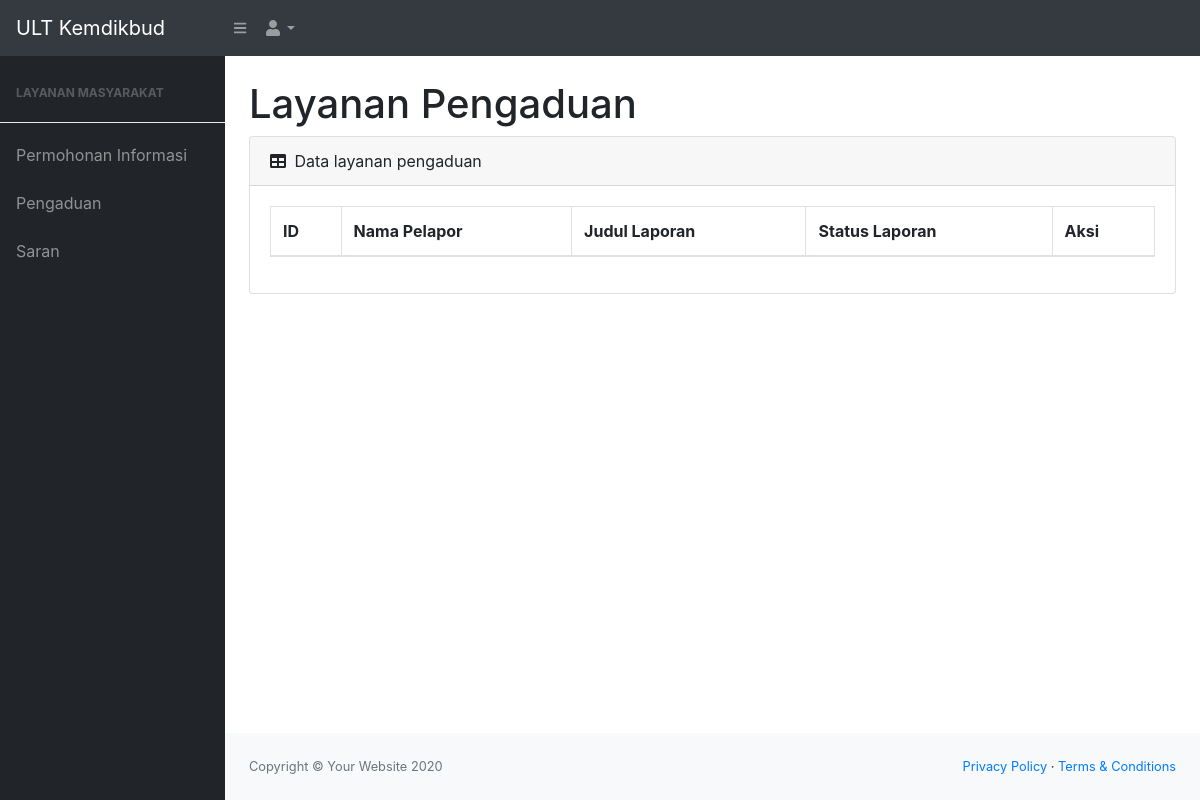
The app's page /index.php/layanan_pengaduan, older data.
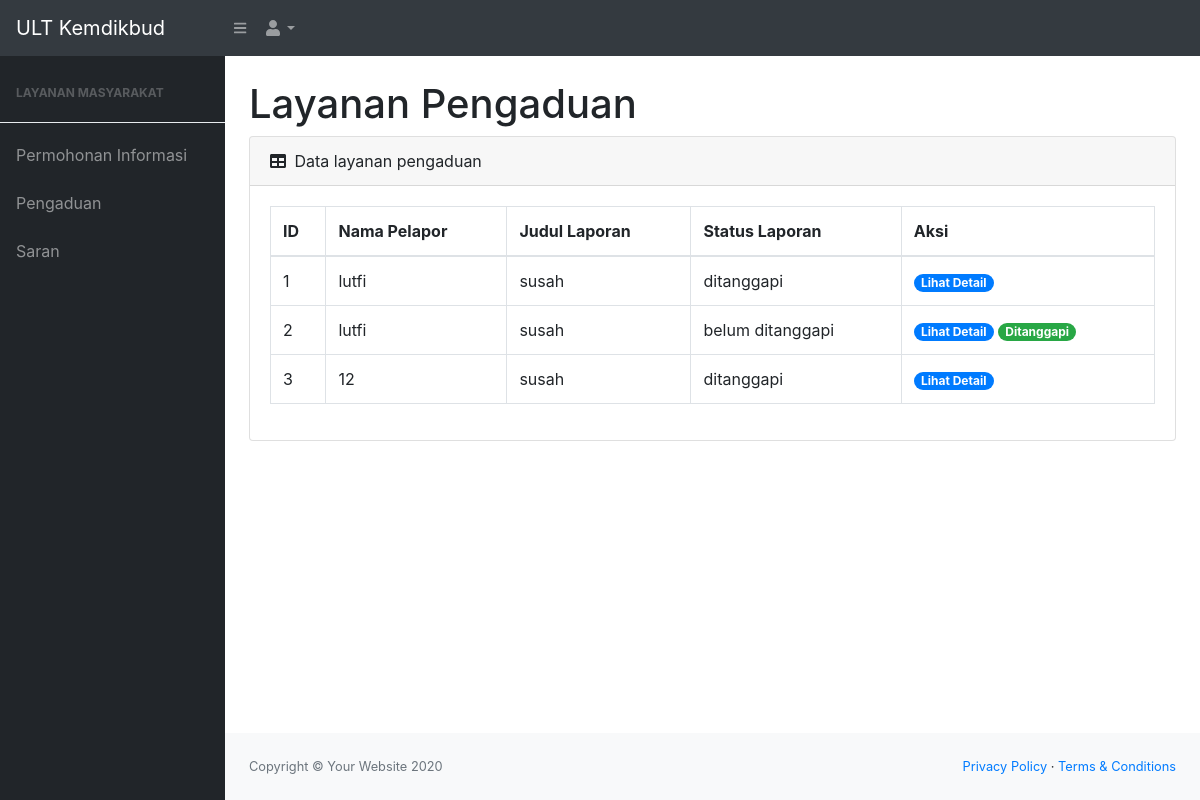
The same page, newer data.
### tables this page shows
CREATE TABLE `laporan` (
  `id_laporan` int(11) NOT NULL,
  `alamat_email` varchar(100) NOT NULL,
  `nama_pelapor` varchar(100) NOT NULL,
  `alamat_rumah` text NOT NULL,
  `nomor_telepon` varchar(15) NOT NULL,
  `nomor_ktp` varchar(30) NOT NULL,
  `profesi` varchar(20) NOT NULL,
  `provinsi` varchar(100) NOT NULL,
  `kabupaten` varchar(100) NOT NULL,
  `kecamatan` varchar(100) NOT NULL,
  `judul_laporan` varchar(100) NOT NULL,
  `redaksi_laporan` text NOT NULL,
  `status_laporan` enum('ditanggapi','belum ditanggapi') NOT NULL
);

### application/controllers/Layanan_pengaduan.php (called while the page is built, shortened)
<?php
class Layanan_pengaduan extends CI_Controller
{
    public function __construct()
    {
        $this->load->library('form_validation');
        $this->load->model('Layanan_pengaduan_model');
    }
    public function index()
    {
        $tampil = array(
            'data_laporan' => $this->Layanan_pengaduan_model->tampil_laporan()
        );
        $this->load->view('templates/header');
        $this->load->view('templates/nav');
        $this->load->view('admin/layanan_pengaduan', $tampil);
        $this->load->view('templates/footer');
    }
}

### index.php (called while the page is built, shortened)
<?php
require_once BASEPATH.'core/CodeIgniter.php';

### application/models/Layanan_pengaduan_model.php (called while the page is built, shortened)
<?php
class Layanan_pengaduan_model extends CI_Model
{
    public function tampil_laporan()
    {
        $this->db->select('*')
            ->FROM('laporan');
        $query = $this->db->get();
        return $query->result();
    }
}

### application/views/admin/layanan_pengaduan.php (the view, shortened to what this page needs)
<main>
    <div class="container-fluid">
        <h1 class="mt-4">Layanan Pengaduan</h1>
        <div class="card mb-4">
            <div class="card-header">
                <i class="fas fa-table mr-1"></i>
                Data layanan pengaduan
            </div>
            <div class="card-body">
                <div class="table-responsive">
                    <table class="table table-bordered" id="dataTable" width="100%" cellspacing="0">
                        <thead>
                            <tr>
                                <th>ID</th>
                                <th>Nama Pelapor</th>
                                <th>Judul Laporan</th>
                                <th>Status Laporan</th>
                                <th>Aksi</th>
                            </tr>
                        </thead>
                        <tbody>
                            <?php foreach ($data_laporan as $laporan) : ?>
                                <tr>
                                    <td><?= $laporan->id_laporan ?></td>
                                    <td><?= $laporan->nama_pelapor ?></td>
                                    <td><?= $laporan->judul_laporan ?></td>
                                    <td><?= $laporan->status_laporan ?></td>
                                    <td>
                                        <?php
                                        if ($laporan->status_laporan == 'belum ditanggapi') : ?>
                                            <a href='<?= site_url("Layanan_pengaduan/detail_laporan/$laporan->id_laporan") ?>' class="badge badge-primary badge-pill">Lihat Detail</a>
                                            <a href='<?= site_url("Layanan_pengaduan/ubah_status/$laporan->id_laporan") ?>' class="badge badge-success badge-pill">Ditanggapi</a>
                                        <?php else : ?>
                                            <a href='<?= site_url("Layanan_pengaduan/detail_laporan/$laporan->id_laporan") ?>' class="badge badge-primary badge-pill">Lihat Detail</a>
                                        <?php endif; ?>
                                    </td>
                                </tr>
                            <?php
                            endforeach ?>
                        </tbody>
                    </table>
                </div>
            </div>
        </div>
    </div>
</main>

### application/views/templates/header.php (shortened to what this page needs)
<!DOCTYPE html>
<html lang="en">
    <head>
        <link href="<?= base_url('assets/admin/dist/css/styles.css') ?>" rel="stylesheet" />
        <link href="https://cdn.datatables.net/1.10.20/css/dataTables.bootstrap4.min.css" rel="stylesheet" />
    </head>

### application/views/templates/nav.php (shortened to what this page needs)
<body class="sb-nav-fixed">
    <nav class="sb-topnav navbar navbar-expand navbar-dark bg-dark">
        <a class="navbar-brand" href="index.html">ULT Kemdikbud</a>
        <button class="btn btn-link btn-sm order-1 order-lg-0" id="sidebarToggle" href="#"><i class="fas fa-bars"></i></button>
        <ul class="navbar-nav ml-auto ml-md-0">
            <li class="nav-item dropdown">
                <a class="nav-link dropdown-toggle" id="userDropdown" href="#" role="button" data-toggle="dropdown" aria-haspopup="true" aria-expanded="false"><i class="fas fa-user fa-fw"></i></a>
            </li>
        </ul>
    </nav>
    <div id="layoutSidenav">
        <div id="layoutSidenav_nav">
            <nav class="sb-sidenav accordion sb-sidenav-dark">
                <div class="sb-sidenav-menu">
                    <div class="nav">
                        <div class="sb-sidenav-menu-heading">Layanan Masyarakat</div>
                        <div class="dropdown-divider"></div>
                        <a class="nav-link" href="<?= site_url("Permohonan_informasi/tampil_data") ?>">Permohonan Informasi</a>
                        <a class="nav-link" href="<?= site_url("Layanan_pengaduan") ?>">Pengaduan</a>
                        <a class="nav-link" href="<?= site_url("Saran/tampil_data") ?>">Saran</a>
                    </div>
                </div>
            </nav>
        </div>
        <div id="layoutSidenav_content">

### application/views/templates/footer.php (shortened to what this page needs)
                <footer class="py-4 bg-light mt-auto">
                    <div class="container-fluid">
                        <div class="d-flex align-items-center justify-content-between small">
                            <div class="text-muted">Copyright &copy; Your Website 2020</div>
                            <div>
                                <a href="#">Privacy Policy</a>
                                &middot;
                                <a href="#">Terms &amp; Conditions</a>
                            </div>
                        </div>
                    </div>
                </footer>
            </div>
        </div>
    </body>
</html>

Row changes from the older to the newer data that the page shows:
added laporan: id_laporan "1", nama_pelapor "lutfi", judul_laporan "susah", status_laporan "ditanggapi"
added laporan: id_laporan "2", nama_pelapor "lutfi", judul_laporan "susah", status_laporan "belum ditanggapi"
added laporan: id_laporan "3", nama_pelapor "12", judul_laporan "susah", status_laporan "ditanggapi"
